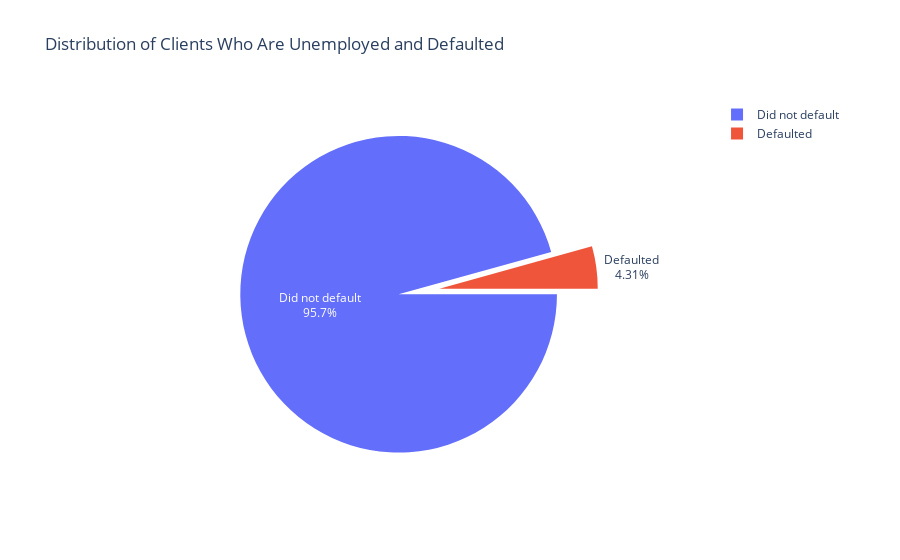

The cell this chart's notebook holds for it:
### Code cell
# Checking class balance among those who are unemployed
fig = px.pie(unemployed, values = unemployed['Defaulted'].value_counts(), names = ['Did not default','Defaulted'], title = 'Distribution of Clients Who Are Unemployed and Defaulted')
fig.update_traces(rotation=90, pull = [0.2,0.06,0.06,0.06,0.06], textinfo = "percent+label")
fig.show()

### Figure 1 — Plotly figure (JSON) as saved in the notebook; plotly's stock layout.template omitted (floating-point values rounded to 4 significant figures)
{"data": [{"domain": {"x": [0, 1], "y": [0, 1]}, "hovertemplate": "label=%{label}<br>value=%{value}<extra></extra>", "labels": ["Did not default", "Defaulted"], "legendgroup": "", "name": "", "showlegend": true, "values": [2817, 127], "type": "pie", "pull": [0.2, 0.06, 0.06, 0.06, 0.06], "rotation": 90, "textinfo": "percent+label"}], "layout": {"legend": {"tracegroupgap": 0}, "title": {"text": "Distribution of Clients Who Are Unemployed and Defaulted"}, "autosize": true}}
